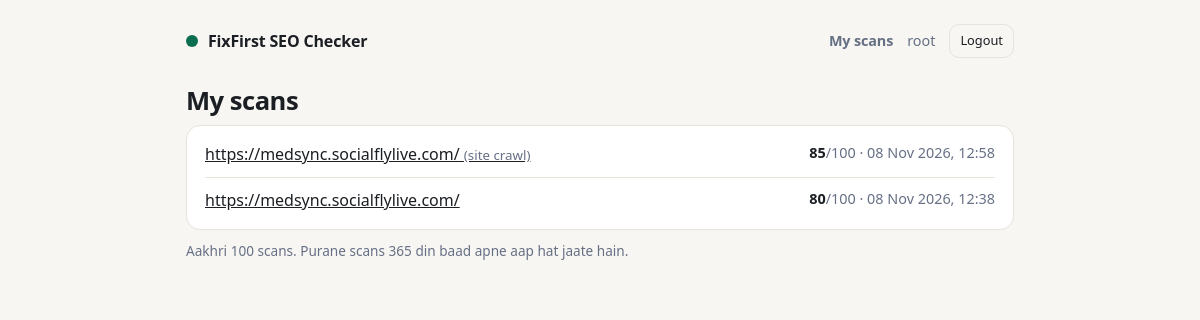
Page /history/ (signed in) on the committed database.
### scanner/models.py (models this page shows, shortened)
class Scan(models.Model):
    QUEUED, RUNNING, DONE, FAILED = "queued", "running", "done", "failed"
    STATUS_CHOICES = [(s, s) for s in (QUEUED, RUNNING, DONE, FAILED)]
    id = models.UUIDField(primary_key=True, default=uuid.uuid4, editable=False)
    url = models.URLField(max_length=2000)
    final_url = models.URLField(max_length=2000, blank=True)
    status = models.CharField(max_length=10, choices=STATUS_CHOICES, default=QUEUED, db_index=True)
    score = models.PositiveSmallIntegerField(null=True, blank=True)
    http_status = models.PositiveSmallIntegerField(null=True, blank=True)
    elapsed_ms = models.PositiveIntegerField(null=True, blank=True)
    error = models.CharField(max_length=300, blank=True)
    deep = models.BooleanField(default=False)  # poori site crawl
    pages_json = models.TextField(blank=True)  # crawl kiye pages ki list (JSON)
    user = models.ForeignKey(settings.AUTH_USER_MODEL, null=True, blank=True, on_delete=models.SET_NULL,
                             related_name="scans")
    client_ip = models.GenericIPAddressField(null=True, blank=True, db_index=True)
    created_at = models.DateTimeField(auto_now_add=True, db_index=True)
    started_at = models.DateTimeField(null=True, blank=True)
    finished_at = models.DateTimeField(null=True, blank=True)
    class Meta:
        ordering = ["-created_at"]

### scanner/views.py (the view)
# urls.py: path("history/", views.history, name="history"),
@login_required
def history(request):
    scans = Scan.objects.filter(user=request.user).order_by("-created_at")[:100]
    return render(request, "scanner/history.html", {"scans": scans, "retention": settings.USER_RETENTION_DAYS})

### scanner/templates/scanner/history.html (shortened to what this page needs)
{% extends "scanner/base.html" %}
{% block content %}
<h1 style="font-size:1.6rem">My scans</h1>
{% if scans %}
<div class="card" style="padding:6px 18px">
  {% for s in scans %}
  <div style="display:flex;justify-content:space-between;gap:12px;padding:10px 0;{% if not forloop.last %}border-bottom:1px solid var(--line){% endif %}">
    <a href="{% url 'report' s.id %}" style="color:inherit;word-break:break-all">{{ s.url }}{% if s.deep %} <small style="color:var(--muted)">(site crawl)</small>{% endif %}</a>
    <span style="color:var(--muted);white-space:nowrap;font-size:.9rem">
      {% if s.score is not None %}<strong style="color:var(--ink)">{{ s.score }}</strong>/100{% else %}{{ s.status }}{% endif %}
      · {{ s.created_at|date:"d M Y, H:i" }}
    </span>
  </div>
  {% endfor %}
</div>
<p style="color:var(--muted);font-size:.85rem;margin-top:10px">Aakhri 100 scans. Purane scans {{ retention }} din baad apne aap hat jaate hain.</p>
{% else %}
<p class="lead">Abhi koi scan nahi. <a href="{% url 'home' %}">Pehla scan chalao</a>.</p>
{% endif %}
{% endblock %}

### scanner/templates/scanner/base.html (shortened to what this page needs)
<!doctype html>
<html lang="en">
<head>
</head>
<body>
<div class="wrap">
  <header class="top"><span class="dot"></span><a href="{% url 'home' %}">FixFirst SEO Checker</a>
    <nav class="nav" aria-label="Account">
      {% if user.is_authenticated %}
        <a href="{% url 'history' %}">My scans</a>
        <span class="who">{{ user.get_username }}</span>
        <form method="post" action="{% url 'logout' %}">{% csrf_token %}<button class="ghost" type="submit">Logout</button></form>
      {% else %}
        <a href="{% url 'login' %}">Login</a><a href="{% url 'signup' %}">Sign up</a>
      {% endif %}
    </nav>
  </header>
  {% block content %}{% endblock %}
</div>
</body>
</html>

### scanner/templates/scanner/base.html (style rules this page uses)
:root { --bg:#f7f6f2; --card:#fff; --ink:#1b1f23; --muted:#667085; --line:#e6e3da; --accent:#0b6e4f; --fail:#c0392b; --warn:#b7791f; --pass:#1e8a5a; --info:#3b6fb6; --unv:#7a6f8f; --fail-bg:#fdecea; --warn-bg:#fdf4e1; --pass-bg:#e7f6ee; --info-bg:#e8f0fb; --unv-bg:#efecf4; }
* { box-sizing: border-box; }
body { margin:0; background:var(--bg); color:var(--ink); font:16px/1.55 system-ui,-apple-system,"Segoe UI",Roboto,"Noto Sans","Noto Sans Devanagari",sans-serif; }
.wrap { max-width: 860px; margin: 0 auto; padding: 24px 16px 64px; }
header.top { display:flex; align-items:center; gap:10px; margin-bottom: 28px; }
header.top a { color:var(--ink); text-decoration:none; font-weight:700; letter-spacing:-.01em; }
.dot { width:12px; height:12px; border-radius:50%; background:var(--accent); display:inline-block; }
h1 { font-size: clamp(1.6rem, 5vw, 2.4rem); line-height:1.15; letter-spacing:-.02em; margin:0 0 10px; }
.card { background:var(--card); border:1px solid var(--line); border-radius:14px; padding:18px; }
button, .btn { font:inherit; cursor:pointer; border:0; border-radius:10px; padding:12px 18px; background:var(--accent); color:#fff; font-weight:600; }
button.ghost { background:transparent; color:var(--ink); border:1px solid var(--line); padding:6px 10px; font-size:.8rem; font-weight:500; }
nav.nav { margin-left:auto; display:flex; gap:14px; align-items:center; font-size:.9rem; flex-wrap:wrap; }
nav.nav a { color:var(--muted); text-decoration:none; }
nav.nav .who { color:var(--muted); }
nav.nav form { margin:0; }

### rows in the picture
Scan: url "https://medsync.socialflylive.com/", deep "(site crawl)", score "85", created_at "08 Nov 2026, 12:58"
Scan: url "https://medsync.socialflylive.com/", score "80", created_at "08 Nov 2026, 12:38"

### other values in the picture
{{ user.get_username }} "root"
{{ retention }} "365"
